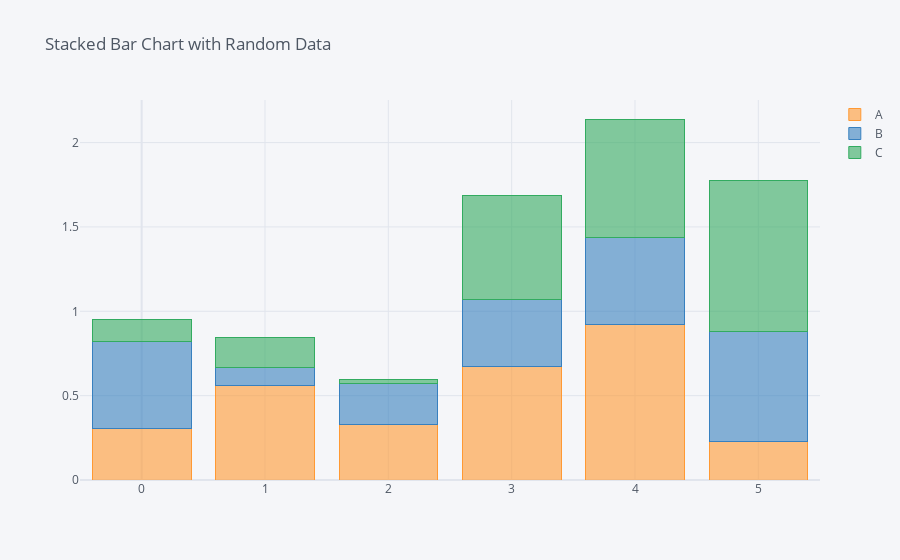

The notebook cell saved with this chart:
### Code cell
my_fig

### Figure 1 — Plotly figure (JSON) as saved in the notebook; plotly's stock layout.template omitted (floating-point values rounded to 4 significant figures)
{"data": [{"marker": {"color": "rgba(255, 153, 51, 0.6)", "line": {"color": "rgba(255, 153, 51, 1.0)", "width": 1}}, "name": "A", "orientation": "v", "text": "", "type": "bar", "x": [0, 1, 2, 3, 4, 5], "y": [0.3077, 0.5604, 0.3277, 0.6715, 0.9228, 0.2264]}, {"marker": {"color": "rgba(55, 128, 191, 0.6)", "line": {"color": "rgba(55, 128, 191, 1.0)", "width": 1}}, "name": "B", "orientation": "v", "text": "", "type": "bar", "x": [0, 1, 2, 3, 4, 5], "y": [0.5145, 0.1073, 0.2427, 0.3992, 0.5158, 0.6546]}, {"marker": {"color": "rgba(50, 171, 96, 0.6)", "line": {"color": "rgba(50, 171, 96, 1.0)", "width": 1}}, "name": "C", "orientation": "v", "text": "", "type": "bar", "x": [0, 1, 2, 3, 4, 5], "y": [0.1304, 0.1759, 0.0246, 0.6146, 0.7012, 0.8942]}], "layout": {"autosize": true, "barmode": "stack", "legend": {"bgcolor": "#F5F6F9", "font": {"color": "#4D5663"}, "traceorder": "normal"}, "paper_bgcolor": "#F5F6F9", "plot_bgcolor": "#F5F6F9", "title": {"font": {"color": "#4D5663"}, "text": "Stacked Bar Chart with Random Data"}, "xaxis": {"autorange": true, "gridcolor": "#E1E5ED", "range": [-0.5, 5.5], "showgrid": true, "tickfont": {"color": "#4D5663"}, "title": {"font": {"color": "#4D5663"}, "text": ""}, "type": "linear", "zerolinecolor": "#E1E5ED"}, "yaxis": {"autorange": true, "gridcolor": "#E1E5ED", "range": [0, 2.252], "showgrid": true, "tickfont": {"color": "#4D5663"}, "title": {"font": {"color": "#4D5663"}, "text": ""}, "type": "linear", "zerolinecolor": "#E1E5ED"}}}
